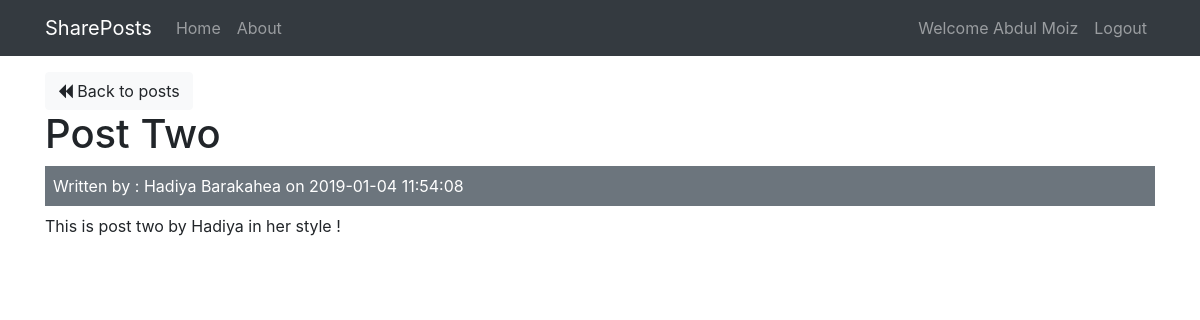
The app's page /posts/show/4 (signed in) with its own data.
### tables this page shows
CREATE TABLE `posts` (
  `id` int(11) NOT NULL,
  `user_id` int(11) NOT NULL,
  `title` varchar(255) NOT NULL,
  `body` text NOT NULL,
  `created_at` datetime NOT NULL DEFAULT CURRENT_TIMESTAMP
);

CREATE TABLE `users` (
  `id` int(11) NOT NULL,
  `name` varchar(100) NOT NULL,
  `email` varchar(100) NOT NULL,
  `password` varchar(100) NOT NULL,
  `created_at` datetime NOT NULL DEFAULT CURRENT_TIMESTAMP
);

### app/controllers/Posts.php (called while the page is built, shortened)
<?php
    class Posts extends Controller
    {
        public function __construct()
        {
            $this->postModel = $this->model('Post');
            $this->userModel = $this->model('User');
        }
        public function show($id)
        {
            $post = $this->postModel->getPostById($id);
            $user = $this->userModel->getUserById($post->user_id);
            $data = [
                'post' => $post,
                'user' => $user
            ];
            $this->view('posts/show', $data);
        }
    }

### app/libraries/Core.php (called while the page is built, shortened)
<?php
 class Core {
     protected $currentMethod = 'index';
     public function __construct()
     {
        $url = $this->getUrl();
        if(file_exists('../app/controllers/' . ucwords($url[0]). '.php'))
        {
            unset($url[0]);
        }
        $this->currentController = new $this->currentController;
        if(isset($url[1]))
        {
            if(method_exists($this->currentController, $url[1]))
            {
                $this->currentMethod = $url[1];
                unset($url[1]);
            }
        }
        $this->params = $url ? array_values($url) : [];
        call_user_func_array([$this->currentController, $this->currentMethod], $this->params);
     }
    public function getUrl()
    {
        if(isset($_GET['url']))
        {
            $url = rtrim($_GET['url'], '/');
            $url = filter_var($url, FILTER_SANITIZE_URL);
            $url = explode('/', $url);
            return $url;
        }
    }
}

### public/index.php (called while the page is built, shortened)
<?php
    $init = new Core;

### app/libraries/Database.php (called while the page is built, shortened)
<?php
  class Database
  {
      private $host   = DB_HOST;
      private $user   = DB_USER;
      private $pass   = DB_PASS;
      private $dbname = DB_NAME;
      private $dbh;
      private $stmt;
      public function __construct()
      {
        $dsn = 'mysql:host=' . $this->host . ';dbname=' . $this->dbname;
        $options = array(
            PDO::ATTR_PERSISTENT =>true,
            PDO::ATTR_ERRMODE => PDO::ERRMODE_EXCEPTION
        );
        try{
            $this->dbh = new PDO($dsn, $this->user, $this->pass, $options);
        }catch(PDOException $e){
            $this->error = $e->getMessage();
            echo $this->error;
        }
      }
      public function query($sql)
      {
          $this->stmt = $this->dbh->prepare($sql);
      }
      public function bind($param, $value, $type = null)
      {
          if(is_null($type))
          {
            switch(true)
            {
                default:
                  $type = PDO::PARAM_STR;
            }
          }
          $this->stmt->bindValue($param, $value, $type);
      }
      public function execute()
      {
          return $this->stmt->execute();
      }
      public function single()
      {
          $this->execute();
          return $this->stmt->fetch(PDO::FETCH_OBJ);
      }
  }

### app/models/Post.php (called while the page is built, shortened)
<?php
    class Post
    {
        private $db;
        public function __construct()
        {
            $this->db = new Database;
        }
        public function getPostById($id)
        {
            $this->db->query('SELECT* FROM posts WHERE id = :id');
            $this->db->bind(':id', $id);
            $row = $this->db->single();
            return $row;
        }
    }

### app/models/User.php (called while the page is built, shortened)
<?php
    class User {
        private $db;
        public function __construct()
        {
            $this->db = new Database;
        }
        public function getUserById($id)
        {
            $this->db->query('SELECT * FROM users WHERE id = :id');
            $this->db->bind(':id', $id);
            $row = $this->db->single();
            return $row;
        }
    }

### app/views/posts/show.php (the view, shortened to what this page needs)
<?php require APPROOT . '/views/inc/header.php'; ?>
    <a class="btn btn-light" href="<?php echo URLROOT; ?>/posts"><i class="fa fa-backward"></i> Back to posts</a>
    <br>
    <h1><?php echo $data['post']->title; ?></h1>
    <div class="bg-secondary text-white p-2 mb-2">
        Written by : <?php echo $data['user']->name; ?> on <?php echo $data['post']->created_at; ?>
    </div>
    <p><?php echo $data['post']->body; ?></p>
<?php require APPROOT . '/views/inc/footer.php'; ?>

### records on screen
posts: title "Post Two", created_at "2019-01-04 11:54:08", body "This is post two by Hadiya in her style !"
users: name "Hadiya Barakahea"

### other values on screen
SITENAME "SharePosts"
$_SESSION['user_name'] "Abdul Moiz"
